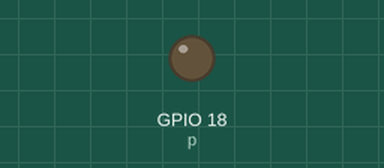
A program run on a simulated Raspberry Pi (BCM pin numbers). Parts: output pins drawn as LEDs (lit = HIGH).

Above: at 0.05 s.
At 4.55 s:
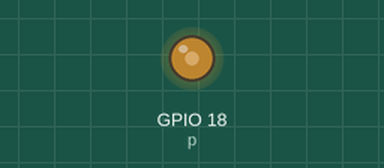
At 9.15 s:
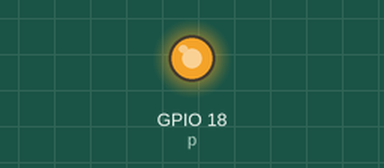
At 18.35 s:
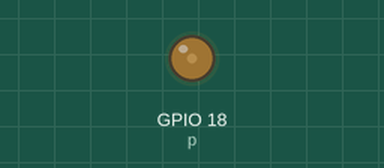
Timing chart, 0 to 26.5 s (numbered marks = the images above):
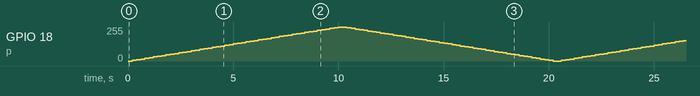

The program:

___.py
```python
import time
import RPi.GPIO as GPIO
GPIO.setmode(GPIO.BCM)
GPIO.setwarnings(False)
GPIO.setup(18,GPIO.OUT)
p=GPIO.PWM(18,50)
p.start(0)
try:
    while True:
        for dc in range(0, 101, 2):
            p.ChangeDutyCycle(dc)
            time.sleep(0.2)
        for dc in range(100, -1, -2):
            p.ChangeDutyCycle(dc)
            time.sleep(0.2)
except KeyboardInterrupt:
    pass
p.stop()
GPIO.cleanup()
```
